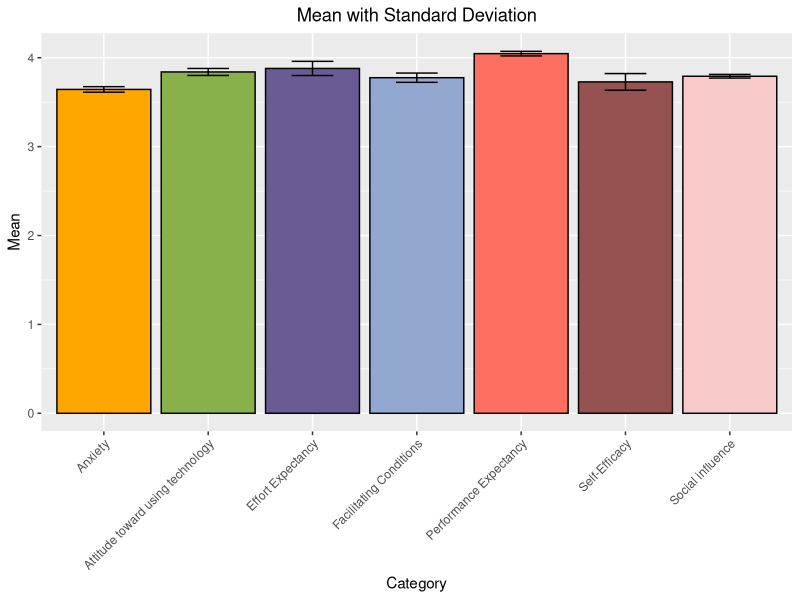

Generate this figure with R:
## ---- chunk 1
knitr::opts_chunk$set(echo = TRUE)
## ---- chunk 2

library(readr)
library(dplyr)
library(tidyr)
library(ggplot2)

data <- read_csv("Suero_Huervana_Ahumada/CSV FILES/Survey.csv")

str(data)
summary(data)

head(data)
tail(data)


## ---- chunk 3
# Convert Age column to numeric
data <- data %>%
  mutate(Age = as.numeric(Age))

# Remove NA values in Age column
cleaned_data <- data %>%
  filter(!is.na(Age))

# Count and arrange the frequencies of ages
age_counts <- cleaned_data %>%
  count(Age) %>%
  arrange(Age)


age_plot <- ggplot(age_counts, aes(x = Age, y = n)) +
  geom_bar(stat = "identity", fill = "skyblue", color = "black") +
  labs(title = "Age frequency",
       x = "Age",
       y = "Frequency")+
  theme_minimal()


#ggsave("age_distribution_plot.png", plot = age_plot, width = 8, height = 6, dpi = 300)


## ---- chunk 4

library(dplyr)

# Replace "Gay" with "Others" in the Gender column
data <- data %>%
  mutate(Gender = ifelse(Gender == "Gay", "Others", Gender))


gender_freq <- data %>%
  count(Gender) %>%
  arrange(Gender)
gender_freq


gender_plot <- ggplot(gender_freq, aes(x = Gender, y = n)) +
  geom_bar(stat = "identity", fill = "skyblue") +
  labs(title = "Gender Frequency",
       x = "Gender",
       y = "Frequency") +
  geom_text(aes(label = n), vjust = -0.5, size = 3) +
  theme_minimal()


##ggsave("gender_frequency_plot.png", plot = gender_plot, width = 8, height = 6)


## ---- chunk 5

library(dplyr)

# Define valid occupations
valid_occupations <- c("Student", "Employed", "Unemployed", "Self Employed")

# Replace invalid occupations with "Others" in the Occupation column
data <- data %>%
  mutate(Occupation = ifelse(!(Occupation %in% valid_occupations), "Others", Occupation))


occupation_freq <- data %>%
  count(Occupation) %>%
  arrange(Occupation)


occupation_plot <- ggplot(occupation_freq, aes(x = Occupation, y = n)) +
  geom_bar(stat = "identity", fill = "skyblue") +
  labs(title = "Occupation Frequency",
       x = "Occupation",
       y = "Frequency") +
  geom_text(aes(label = n), vjust = -0.5, size = 3) +
  theme_minimal()


#ggsave("occupation_frequency_plot.png", plot = occupation_plot, width = 8, height = 6)


## ---- chunk 6

payment_method_count <-data %>%
  count(`Which online payment method or platform do you primarily use for making purchases?`)


for (i in 1:nrow(payment_method_count)) {
  print(paste("The total number of individuals who primarily use", payment_method_count[i, "Which online payment method or platform do you primarily use for making purchases?"], "is:", payment_method_count[i, "n"]))
}

# Replace "secret" with "others"
data <- data %>%
  mutate(`Which online payment method or platform do you primarily use for making purchases?` = ifelse(`Which online payment method or platform do you primarily use for making purchases?` == "secret", "others", `Which online payment method or platform do you primarily use for making purchases?`))

payment_method_count <- data %>%
  count(`Which online payment method or platform do you primarily use for making purchases?`) %>%
  arrange(desc(n))

payment_method_plot <- ggplot(payment_method_count, aes(x = `Which online payment method or platform do you primarily use for making purchases?`, y = n)) +
  geom_bar(stat = "identity", fill = "skyblue") +
  labs(title = "Payment Method Frequency",
       x = "Payment Method",
       y = "Frequency") +
  geom_text(aes(label = n), vjust = -0.5, size = 3) +
  theme_minimal()


#ggsave("payment_method_frequency_plot.png", plot = payment_method_plot, width = 8, height = 6)

## ---- chunk 7

payment_frequency_count <- data %>%
  count(`How often do you use online payment for making purchases?`)


for (i in 1:nrow(payment_frequency_count)) {
  print(paste("The total number of individuals who use online payment", payment_frequency_count[i, "How often do you use online payment for making purchases?"], "is:", payment_frequency_count[i, "n"]))
}


# Replace invalid frequency categories with "Others"
data <- data %>%
  mutate(`How often do you use online payment for making purchases?` = 
           case_when(
             `How often do you use online payment for making purchases?` %in% c("2-3 times a week", "4-6 times a week", "Daily", "Multiple times a day", "Once a week", "Rarely (Less than once a month)") ~ `How often do you use online payment for making purchases?`,
             TRUE ~ "Others"
           )
  )


payment_frequency_count <- data %>%
  count(`How often do you use online payment for making purchases?`) %>%
  arrange(desc(n))


payment_frequency_plot <- ggplot(payment_frequency_count, aes(x = `How often do you use online payment for making purchases?`, y = n)) +
  geom_bar(stat = "identity", fill = "skyblue") +
  labs(title = "Payment Frequency Frequency",
       x = "Payment Frequency",
       y = "Frequency") +
  geom_text(aes(label = n), vjust = -0.5, size = 3) +
  theme_minimal()


#ggsave("payment_frequency_plot.png", plot = payment_frequency_plot, width = 8, height = 6)


## ---- chunk 8


changed_data <- data

# Iterate through each row and replace "Strong Disagree" with "Strongly Disagree"
for (i in 1:nrow(changed_data)) {
  changed_data[i, ] <- lapply(changed_data[i, ], function(x) ifelse(x == "Strong Disagree", "Strongly Disagree", x))
}

# Print the updated dataframe
print(changed_data)

# Write changed_data to a CSV file
write_csv(changed_data, "changed_data.csv")


## ---- chunk 9

question_columns <- c("PE1", "PE2", "PE3", "EE1", "EE2", "EE3", "AUT1", "AUT2", "AUT3", "AUT4", "SI1", "SI2", "FC1", "FC2", "FC3", "FC4","SE1", "SE2", "SE3", "A1", "A2", "A3", "A4")

## ---- chunk 10

for (column_name in question_columns) {
  changed_data[[column_name]] <- factor(changed_data[[column_name]],
                              levels = c("Strongly Disagree", "Disagree", "Neutral", "Agree", "Strongly Agree"),
                              ordered = TRUE)
}

## ---- chunk 11

demographic_cols <- c("Timestamp", "Email Address" ,"Score","Name", "Age", "Gender","Occupation","Address","Contact Number(Optional)", "Which online payment method or platform do you primarily use for making purchases?", "How often do you use online payment for making purchases?")
demographics <- changed_data %>% 
  select(all_of(demographic_cols))

demographic_cols

determinant_cols <- setdiff(names(changed_data), demographic_cols)
determinants <- changed_data %>% 
  select(all_of(determinant_cols))

determinant_cols

## ---- chunk 12

category_map <- list(
  "Performance Expectancy" = c("PE1", "PE2", "PE3"),
  "Effort Expectancy" = c("EE1", "EE2", "EE3"),
  "Attitude toward using technology" = c("AUT1", "AUT2", "AUT3", "AUT4"),
  "Social influence" = c("SI1", "SI2"),
  "Facilitating Conditions" = c("FC1", "FC2", "FC3", "FC4"),
  "Self-Efficacy" = c("SE1", "SE2", "SE3"),
  "Anxiety" = c("A1", "A2", "A3", "A4")
)

category_df <- stack(category_map)
colnames(category_df) <- c("question", "category")

## ---- chunk 13

determinants_means <- determinants %>%
  mutate(across(everything(), as.numeric)) %>%
  summarise_all(.funs = mean) %>% 
  pivot_longer(cols = everything(), names_to = "question", values_to = "mean")

determinants_sds <- determinants %>%
  mutate(across(everything(), as.numeric)) %>%
  summarise_all(.funs = sd) %>% 
  pivot_longer(cols = everything(), names_to = "question", values_to = "sd")


determinant_summary <- determinants_means %>%
  inner_join(determinants_sds, by = "question") %>%
  inner_join(category_df, by = "question")

determinant_summary

## ---- chunk 14

determinant_mean_by_category <- aggregate(mean ~ category, determinant_summary, mean)
determinant_sd_by_category <- aggregate(sd ~ category, determinant_summary, sd)

determinant_summary_by_category <- determinant_mean_by_category %>%
  inner_join(determinant_sd_by_category, by= "category")

determinant_summary_by_category

write.csv(determinant_summary_by_category, "determinantMeanSd.csv")

## ---- chunk 15
determinant_mean_sd <- read_csv("Suero_Huervana_Ahumada/CSV FILES/determinantMeanSd.csv")

# Define custom colors
my_colors <- c("Performance Expectancy" = "#FF6F61",
               "Effort Expectancy" = "#6B5B95",
               "Attitude toward using technology" = "#88B04B",
               "Social influence" = "#F7CAC9",
               "Facilitating Conditions" = "#92A8D1",
               "Self-Efficacy" = "#955251",
               "Anxiety" = "#FFA600")

# Plotting
determinant_plot <- ggplot(determinant_mean_sd, aes(x = category, y = mean, fill = category)) +
  geom_bar(stat = 'identity', color = "black") +
  geom_errorbar(aes(ymin = mean - sd, ymax = mean + sd), width = 0.4, position = position_dodge(0.9)) +
  labs(title = "Mean with Standard Deviation",
       x = "Category",
       y = "Mean") +
  theme(plot.title = element_text(hjust = 0.5),
        axis.text.x = element_text(angle = 45, hjust = 1),
        legend.position = "none") +  # Remove legend
  scale_fill_manual(values = my_colors)  # Apply custom colors


#ggsave("determinant_mean_sd.png", plot = determinant_plot, width = 10, height = 6, dpi = 300)


determinant_plot

